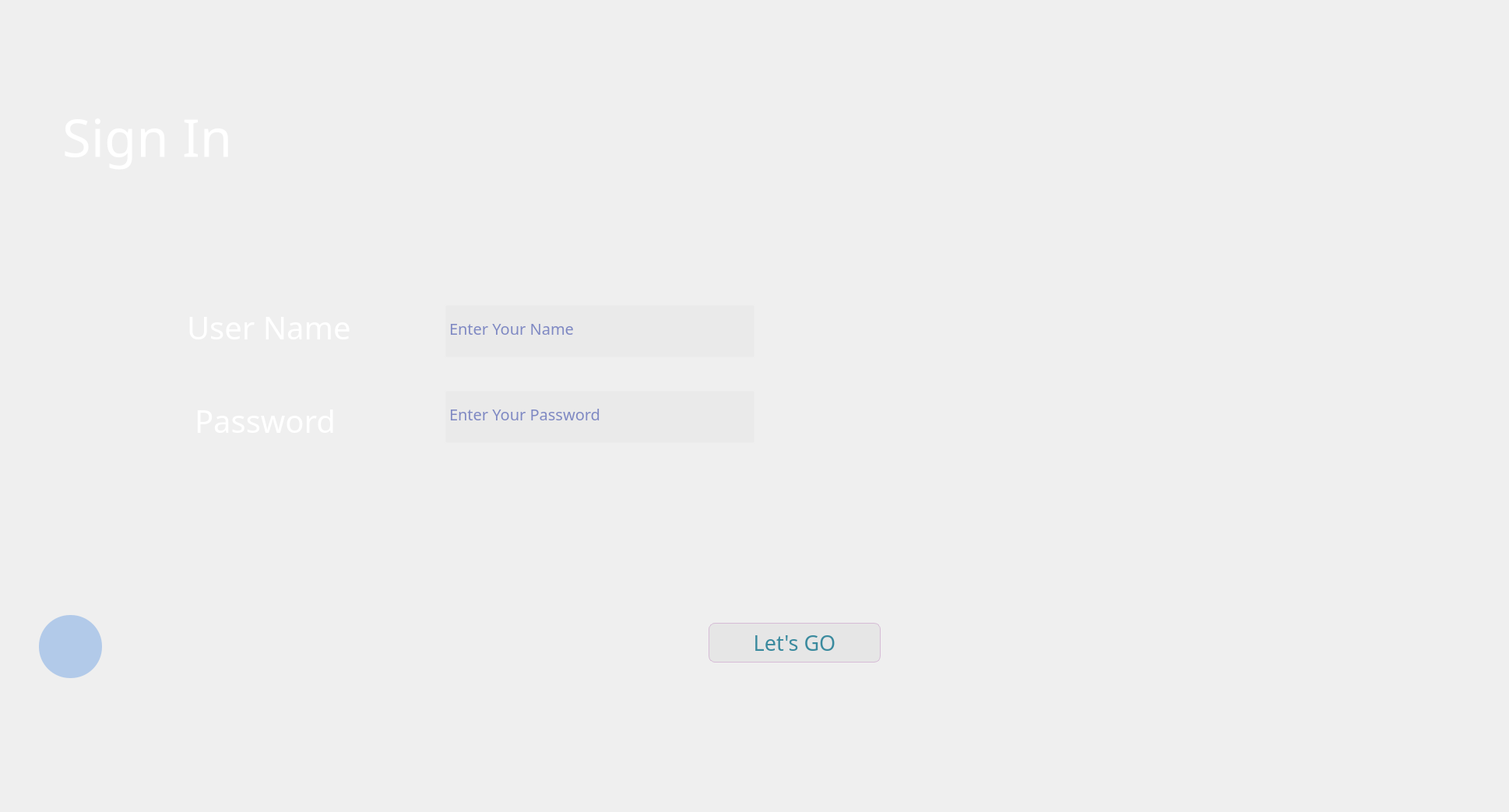
<?xml version="1.0" encoding="UTF-8"?>
<ui version="4.0">
 <class>Form</class>
 <widget class="QWidget" name="Form">
  <property name="geometry">
   <rect>
    <x>0</x>
    <y>0</y>
    <width>1938</width>
    <height>1043</height>
   </rect>
  </property>
  <property name="font">
   <font>
    <pointsize>15</pointsize>
   </font>
  </property>
  <property name="windowTitle">
   <string>Form</string>
  </property>
  <property name="windowIcon">
   <iconset>
    <normaloff>D:/CSED/Third Year/First Semester/SE/project/space/space/icons/icons8-space-64.png</normaloff>D:/CSED/Third Year/First Semester/SE/project/space/space/icons/icons8-space-64.png</iconset>
  </property>
  <property name="styleSheet">
   <string notr="true">QLineEdit{
background-color: rgba(230, 230, 230,0.6) ;
border: 5px solid rgba(0,0,0,0) ;
border-radius:1px ;
color: #14279B ;
padding-bottom:7px ;
}

QLineEdit:focus{
border-bottom-color:rgba(255,255,255,200) ;
}</string>
  </property>
  <widget class="QLabel" name="label">
   <property name="geometry">
    <rect>
     <x>240</x>
     <y>390</y>
     <width>281</width>
     <height>61</height>
    </rect>
   </property>
   <property name="font">
    <font>
     <family>OCR A Extended</family>
     <pointsize>30</pointsize>
    </font>
   </property>
   <property name="styleSheet">
    <string notr="true">color: white;
background opacity: 0.0;</string>
   </property>
   <property name="text">
    <string>User Name</string>
   </property>
   <property name="scaledContents">
    <bool>false</bool>
   </property>
   <property name="margin">
    <number>5</number>
   </property>
  </widget>
  <widget class="QLabel" name="label_2">
   <property name="geometry">
    <rect>
     <x>80</x>
     <y>130</y>
     <width>361</width>
     <height>91</height>
    </rect>
   </property>
   <property name="font">
    <font>
     <family>OCR A Extended</family>
     <pointsize>50</pointsize>
    </font>
   </property>
   <property name="styleSheet">
    <string notr="true">color: white;</string>
   </property>
   <property name="text">
    <string>Sign In</string>
   </property>
   <property name="scaledContents">
    <bool>false</bool>
   </property>
  </widget>
  <widget class="QLabel" name="label_3">
   <property name="geometry">
    <rect>
     <x>250</x>
     <y>510</y>
     <width>251</width>
     <height>61</height>
    </rect>
   </property>
   <property name="font">
    <font>
     <family>OCR A Extended</family>
     <pointsize>30</pointsize>
    </font>
   </property>
   <property name="styleSheet">
    <string notr="true">color: white;</string>
   </property>
   <property name="text">
    <string>Password</string>
   </property>
   <property name="scaledContents">
    <bool>false</bool>
   </property>
   <property name="margin">
    <number>5</number>
   </property>
  </widget>
  <widget class="QLineEdit" name="lineEdit">
   <property name="geometry">
    <rect>
     <x>570</x>
     <y>390</y>
     <width>401</width>
     <height>71</height>
    </rect>
   </property>
   <property name="font">
    <font>
     <family>OCR A Extended</family>
     <pointsize>15</pointsize>
    </font>
   </property>
   <property name="styleSheet">
    <string notr="true">
</string>
   </property>
   <property name="text">
    <string/>
   </property>
   <property name="placeholderText">
    <string>Enter Your Name</string>
   </property>
  </widget>
  <widget class="QLabel" name="label_4">
   <property name="geometry">
    <rect>
     <x>0</x>
     <y>-10</y>
     <width>2621</width>
     <height>1081</height>
    </rect>
   </property>
   <property name="font">
    <font>
     <family>OCR A Extended</family>
     <pointsize>10</pointsize>
    </font>
   </property>
   <property name="styleSheet">
    <string notr="true">background-image:url(:/newPrefix/f.jpg);
background-repeat: no-repeat;
background-size: contain, cover;</string>
   </property>
   <property name="text">
    <string/>
   </property>
   <property name="textFormat">
    <enum>Qt::AutoText</enum>
   </property>
   <property name="scaledContents">
    <bool>true</bool>
   </property>
  </widget>
  <widget class="QLineEdit" name="lineEdit_2">
   <property name="geometry">
    <rect>
     <x>570</x>
     <y>500</y>
     <width>401</width>
     <height>71</height>
    </rect>
   </property>
   <property name="font">
    <font>
     <family>OCR A Extended</family>
     <pointsize>15</pointsize>
    </font>
   </property>
   <property name="statusTip">
    <string/>
   </property>
   <property name="styleSheet">
    <string notr="true"/>
   </property>
   <property name="echoMode">
    <enum>QLineEdit::Password</enum>
   </property>
   <property name="placeholderText">
    <string>Enter Your Password</string>
   </property>
  </widget>
  <widget class="QPushButton" name="pushButton">
   <property name="geometry">
    <rect>
     <x>50</x>
     <y>790</y>
     <width>81</width>
     <height>81</height>
    </rect>
   </property>
   <property name="cursor">
    <cursorShape>PointingHandCursor</cursorShape>
   </property>
   <property name="styleSheet">
    <string notr="true">QPushButton{
background-color:rgba(152,186,231,0.7);
border-radius: 40px;
}
QPushButton:hover{
background-color:#98BAE7;
}
</string>
   </property>
   <property name="text">
    <string/>
   </property>
   <property name="icon">
    <iconset>
     <normaloff>../../Downloads/icons8-space-shuttle-64.png</normaloff>../../Downloads/icons8-space-shuttle-64.png</iconset>
   </property>
   <property name="iconSize">
    <size>
     <width>80</width>
     <height>80</height>
    </size>
   </property>
  </widget>
  <widget class="QPushButton" name="pushButton_2">
   <property name="geometry">
    <rect>
     <x>900</x>
     <y>510</y>
     <width>61</width>
     <height>51</height>
    </rect>
   </property>
   <property name="cursor">
    <cursorShape>PointingHandCursor</cursorShape>
   </property>
   <property name="styleSheet">
    <string notr="true">background-color: transparent;
background:none;
border: none;</string>
   </property>
   <property name="text">
    <string/>
   </property>
   <property name="icon">
    <iconset>
     <normaloff>D:/CSED/Third Year/First Semester/SE/project/space/space/icons/icons8-millenium-eye-64.png</normaloff>D:/CSED/Third Year/First Semester/SE/project/space/space/icons/icons8-millenium-eye-64.png</iconset>
   </property>
   <property name="iconSize">
    <size>
     <width>50</width>
     <height>50</height>
    </size>
   </property>
  </widget>
  <widget class="QPushButton" name="pushButton_3">
   <property name="geometry">
    <rect>
     <x>910</x>
     <y>800</y>
     <width>221</width>
     <height>51</height>
    </rect>
   </property>
   <property name="font">
    <font>
     <family>OCR A Extended</family>
     <pointsize>20</pointsize>
    </font>
   </property>
   <property name="cursor">
    <cursorShape>PointingHandCursor</cursorShape>
   </property>
   <property name="styleSheet">
    <string notr="true">QPushButton {
	background:linear-gradient(to bottom, #599bb3 5%, #408c99 100%);
	background-color:#E6E6E6;
	border-radius:8px;
	border:1px solid #d6bcd6;
	color:#3a8a9e;
	text-decoration:none;
	text-shadow:0px 1px 0px #e1e2ed;
}
QPushButton:hover {
	background:linear-gradient(to bottom, #bab1ba 5%, #ededed 100%);
	background-color:#bab1ba;
}
QPushButton:active {
	position:relative;
	top:1px;
}</string>
   </property>
   <property name="text">
    <string>Let's GO</string>
   </property>
   <property name="icon">
    <iconset>
     <normaloff>D:/CSED/Third Year/First Semester/SE/project/space/space/icons/icons8-space-32.png</normaloff>D:/CSED/Third Year/First Semester/SE/project/space/space/icons/icons8-space-32.png</iconset>
   </property>
   <property name="iconSize">
    <size>
     <width>100</width>
     <height>100</height>
    </size>
   </property>
  </widget>
  <zorder>label_4</zorder>
  <zorder>label</zorder>
  <zorder>label_2</zorder>
  <zorder>label_3</zorder>
  <zorder>lineEdit</zorder>
  <zorder>lineEdit_2</zorder>
  <zorder>pushButton</zorder>
  <zorder>pushButton_2</zorder>
  <zorder>pushButton_3</zorder>
 </widget>
 <resources>
  <include location="t.qrc"/>
 </resources>
 <connections/>
</ui>
